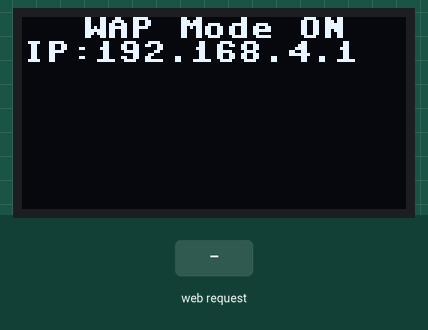
This program was run on a simulated Raspberry Pi Pico running MicroPython. Shown: 128×64 one-colour display. Inputs (shaded band) come from the test bench. The board's own WiFi access point starts at once; library files of the repository ran but are not shown: ssd1306.py.

Above: at 1.2 s.
1.3 s: HTTP request GET / received
At 2.4 s:
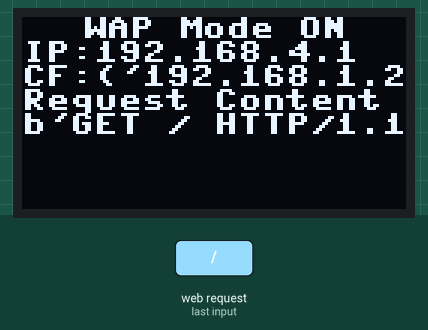
Timing chart, 0 to 4.3 s (numbered marks = the images above; inputs shaded):
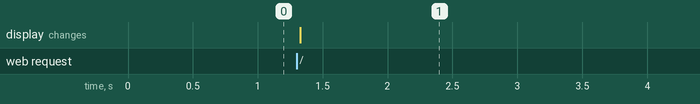

The program:

wap_mode.py
```python
import network

import time

import socket

import ssd1306

from machine import I2C, Pin


#Burada ekranımızı tanımlıyoruz.

i2c = I2C(0, sda=Pin(20), scl=Pin(21))
display = ssd1306.SSD1306_I2C(128, 64, i2c)


#Burası Wireless Access Point'e bağlandığımızda tarayıcımızda  http://192.168.4.1 adresine gittiğimizde göreceğimiz html sayfasıdır.
#Burası siz kendiniz istediğiniz gibi yapılandırabilirsiniz.
def web_page():

    html = """<html>

                <head><meta name="viewport" content="width=device-width, initial-scale=1"></head>

                <body><h1>Welcome to Pico WAP Services</h1></body>

              </html>

           """

    return html

# Ağı göremiyorsanız, gücü kapatıp açmanız gerekebilir.
# Gücü 10 saniyeliğine kesin ve tekrar verin.

def ap_mode(ssid, password):

    """

        Bu Kablosuz Giriş Noktası(Wireless Access Point(WAP)), modunu

        etkinleştirmeye yönelik bir işlevdir.

        İki adet parametre alır.

        ssid[str]: İnternet noktanızın adı.
        password[str]: İnternet noktanızın şifresi


    """

    # Sadece internet bağlantımızı yapıyoruz

    ap = network.WLAN(network.AP_IF)

    ap.config(essid=ssid, password=password)

    ap.active(True)


    while ap.active() == False:

        pass

    global ip

    ip = ap.ifconfig()[0]


    display.text("WAP Mode ON",20,0)

    display.text("IP:"+ip,0,8)


    display.show()


    s = socket.socket(socket.AF_INET, socket.SOCK_STREAM) # Soket nesnesi oluşturma

    s.bind(('', 80))

    s.listen(5)


    while True:

        conn, addr = s.accept()

        conn_from = str(addr)

        display.fill(0)

        display.text("WAP Mode ON",20,0)

        display.text("IP:"+ip,0,8)

        display.text('CF:'+conn_from,0,16)

        request = conn.recv(1024)

        request_content = str(request)

        display.text("Request Content",0,24)

        display.text(request_content,0,32)

        display.show()

        response = web_page()

        conn.send(response)

        conn.close()

#Burada belirlemek istediğimiz ağ adımızı ve şifremizi ap_mode fonksiyonumuza parametre olarak vererek, fonksiyonu çağırıyoruz.
ap_mode('Raspberry Pi Pico W WAP','PASSWORD')
```

Measured:
- after the input at 1.3 s, the display: changes at once (image 1)
